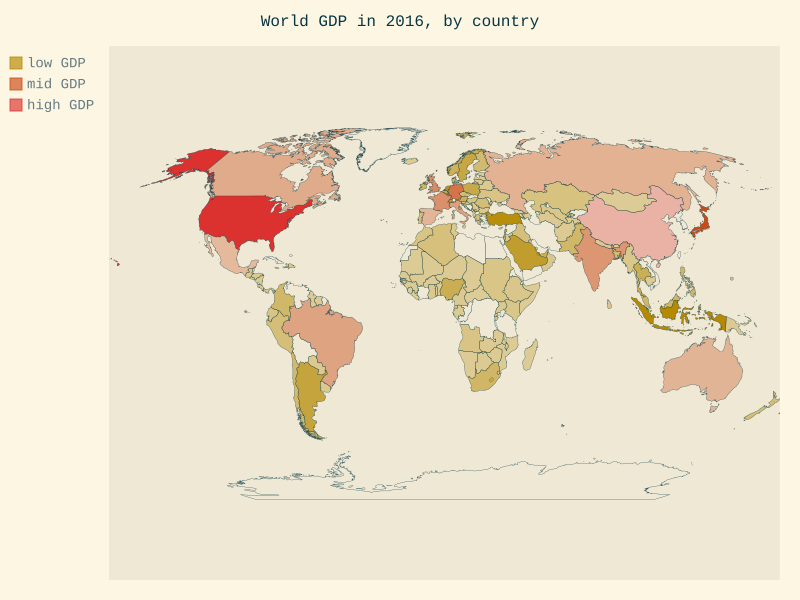

This chart was generated by the following Python code:
import json
from pygal.maps.world import World
from pygal.style import RotateStyle as RS, LightSolarizedStyle as LSS
from countries import get_country_code

#Load the data into a list

filename = 'gdp_json.json'
with open(filename) as f:
	gdp_data = json.load(f)

year = 2016

#Build a dict for GDP data
gdp_dict = {}

for country in gdp_data:
	if country['Year'] == year:
		country_name = country['Country Name']
		gdp = int(float(country['Value']))
		code = get_country_code(country_name)
		if code:
			gdp_dict[code] = gdp
#Sort by GDP output levels
low, mid, high = {}, {}, {}

for country, gdp in gdp_dict.items(): 
	if gdp < 10 ** 12:
		low[country] = gdp
	elif gdp > 10 ** 12 and gdp < 10 ** 13:
		mid[country] = gdp
	else:
		high[country] = gdp


wm_style = LSS()
wm = World(style = wm_style)
wm.title = 'World GDP in 2016, by country'
wm.add('low GDP', low)
wm.add('mid GDP', mid)
wm.add('high GDP', high)
wm.render_to_file('world_gdp.svg')
